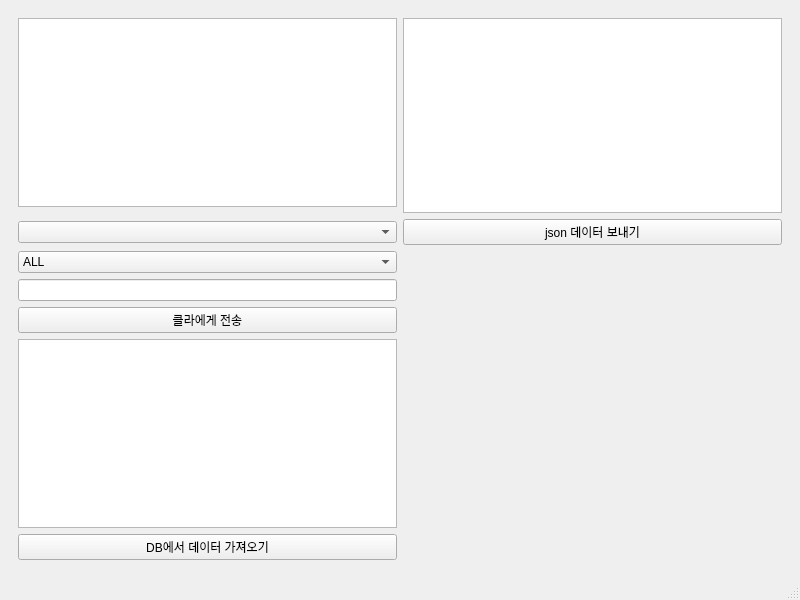
<?xml version="1.0" encoding="UTF-8"?>
<ui version="4.0">
 <class>MainWindow</class>
 <widget class="QMainWindow" name="MainWindow">
  <property name="geometry">
   <rect>
    <x>0</x>
    <y>0</y>
    <width>800</width>
    <height>600</height>
   </rect>
  </property>
  <property name="windowTitle">
   <string>MainWindow</string>
  </property>
  <widget class="QWidget" name="centralwidget">
   <layout class="QGridLayout" name="gridLayout">
    <item row="0" column="1">
     <widget class="QStackedWidget" name="stackedWidget">
      <property name="currentIndex">
       <number>0</number>
      </property>
      <widget class="QWidget" name="page">
       <layout class="QGridLayout" name="gridLayout_2">
        <item row="10" column="0">
         <widget class="QPushButton" name="pushButton_Send">
          <property name="text">
           <string>클라에게 전송</string>
          </property>
         </widget>
        </item>
        <item row="9" column="0">
         <widget class="QLineEdit" name="lineEdit_Message_For_Client"/>
        </item>
        <item row="11" column="0">
         <widget class="QListWidget" name="listWidget"/>
        </item>
        <item row="2" column="0">
         <widget class="QComboBox" name="comboBox_Client_List"/>
        </item>
        <item row="13" column="0">
         <widget class="QPushButton" name="pushButton">
          <property name="text">
           <string>DB에서 데이터 가져오기</string>
          </property>
         </widget>
        </item>
        <item row="0" column="0">
         <widget class="QTextEdit" name="textEdit_Client_Messages"/>
        </item>
        <item row="8" column="0">
         <widget class="QComboBox" name="comboBox_Send_Message_Type">
          <item>
           <property name="text">
            <string>ALL</string>
           </property>
          </item>
          <item>
           <property name="text">
            <string>New Item</string>
           </property>
          </item>
         </widget>
        </item>
        <item row="0" column="1" rowspan="2">
         <widget class="QTableWidget" name="tableWidget_2">
          <attribute name="horizontalHeaderCascadingSectionResizes">
           <bool>false</bool>
          </attribute>
          <attribute name="horizontalHeaderShowSortIndicator" stdset="0">
           <bool>false</bool>
          </attribute>
          <attribute name="horizontalHeaderStretchLastSection">
           <bool>false</bool>
          </attribute>
          <attribute name="verticalHeaderCascadingSectionResizes">
           <bool>false</bool>
          </attribute>
         </widget>
        </item>
        <item row="2" column="1">
         <widget class="QPushButton" name="pushButton_2">
          <property name="text">
           <string>json 데이터 보내기</string>
          </property>
         </widget>
        </item>
       </layout>
      </widget>
      <widget class="QWidget" name="page_2">
       <widget class="QTableWidget" name="tableWidget">
        <property name="geometry">
         <rect>
          <x>20</x>
          <y>20</y>
          <width>256</width>
          <height>321</height>
         </rect>
        </property>
       </widget>
       <widget class="QWidget" name="verticalLayoutWidget">
        <property name="geometry">
         <rect>
          <x>300</x>
          <y>20</y>
          <width>471</width>
          <height>321</height>
         </rect>
        </property>
        <layout class="QVBoxLayout" name="verticalLayout"/>
       </widget>
       <widget class="QPushButton" name="pushButton_4">
        <property name="geometry">
         <rect>
          <x>20</x>
          <y>350</y>
          <width>251</width>
          <height>51</height>
         </rect>
        </property>
        <property name="text">
         <string>PushButton</string>
        </property>
       </widget>
      </widget>
     </widget>
    </item>
   </layout>
  </widget>
  <widget class="QMenuBar" name="menubar">
   <property name="geometry">
    <rect>
     <x>0</x>
     <y>0</y>
     <width>800</width>
     <height>22</height>
    </rect>
   </property>
  </widget>
  <widget class="QStatusBar" name="statusbar"/>
 </widget>
 <resources/>
 <connections/>
</ui>
